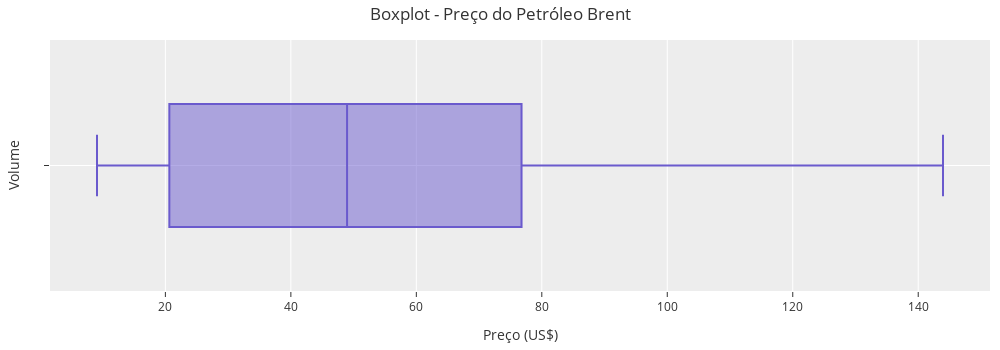

This figure's notebook cell:
### Code cell
fig = px.box(
    data_frame=df_eda,
    x = 'preco',
    template = template,
    color_discrete_sequence = ['#6A5ACD']
)
fig.update_layout(
    title = 'Boxplot - Preço do Petróleo Brent',
    xaxis_title = 'Preço (US$)',
    yaxis_title = 'Volume',
    width = 1000,
    height = 350,
    margin=dict(l=50, r=10, t=40, b=40),
    template = template
)
fig.show()

### Figure 1 — Plotly figure (JSON) as saved in the notebook; plotly's stock layout.template omitted (floating-point values rounded to 4 significant figures; data arrays with more than 128 entries replaced by an {"elided": "..."} marker saying what was removed)
{"data": [{"alignmentgroup": "True", "hovertemplate": "preco=%{x}<extra></extra>", "legendgroup": "", "marker": {"color": "#6A5ACD"}, "name": "", "notched": false, "offsetgroup": "", "orientation": "h", "showlegend": false, "type": "box", "x": {"elided": "11307 float values"}, "x0": " ", "xaxis": "x", "y0": " ", "yaxis": "y"}], "layout": {"boxmode": "group", "height": 350, "legend": {"tracegroupgap": 0}, "margin": {"b": 40, "l": 50, "r": 10, "t": 40}, "title": {"text": "Boxplot - Preço do Petróleo Brent"}, "width": 1000, "xaxis": {"anchor": "y", "domain": [0, 1], "title": {"text": "Preço (US$)"}}, "yaxis": {"anchor": "x", "domain": [0, 1], "title": {"text": "Volume"}}}}
